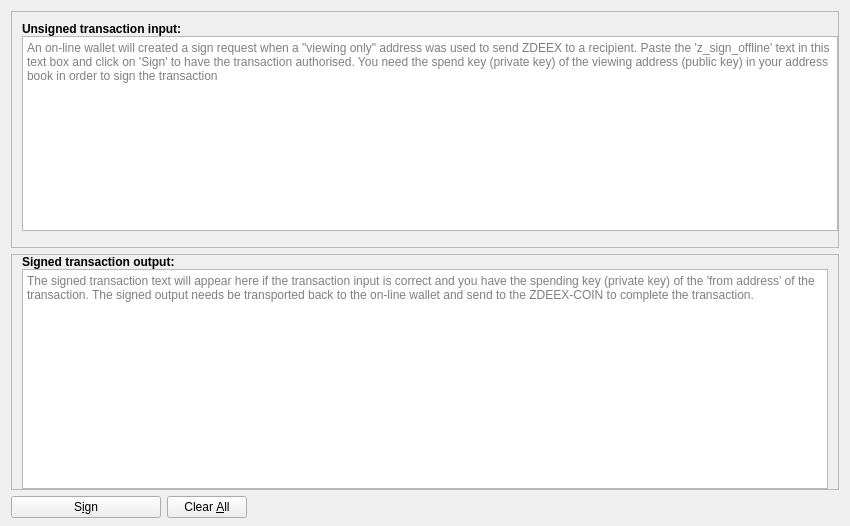
<?xml version="1.0" encoding="UTF-8"?>
<ui version="4.0">
 <class>ZSignDialog</class>
 <widget class="QDialog" name="ZSignDialog">
  <property name="enabled">
   <bool>true</bool>
  </property>
  <property name="geometry">
   <rect>
    <x>0</x>
    <y>0</y>
    <width>850</width>
    <height>526</height>
   </rect>
  </property>
  <property name="windowTitle">
   <string>Z-Send Coins</string>
  </property>
  <layout class="QVBoxLayout" name="verticalLayout" stretch="0,0,0">
   <property name="bottomMargin">
    <number>8</number>
   </property>
   <item>
    <widget class="QFrame" name="frameCoinControl">
     <property name="sizePolicy">
      <sizepolicy hsizetype="Expanding" vsizetype="Expanding">
       <horstretch>0</horstretch>
       <verstretch>0</verstretch>
      </sizepolicy>
     </property>
     <property name="maximumSize">
      <size>
       <width>16777215</width>
       <height>16777215</height>
      </size>
     </property>
     <property name="frameShape">
      <enum>QFrame::StyledPanel</enum>
     </property>
     <property name="frameShadow">
      <enum>QFrame::Sunken</enum>
     </property>
     <layout class="QVBoxLayout" name="verticalLayoutCoinControl2">
      <property name="spacing">
       <number>0</number>
      </property>
      <property name="leftMargin">
       <number>0</number>
      </property>
      <property name="topMargin">
       <number>0</number>
      </property>
      <property name="rightMargin">
       <number>0</number>
      </property>
      <property name="bottomMargin">
       <number>6</number>
      </property>
      <item>
       <layout class="QVBoxLayout" name="verticalLayoutCoinControl" stretch="0,0">
        <property name="spacing">
         <number>0</number>
        </property>
        <property name="leftMargin">
         <number>10</number>
        </property>
        <property name="topMargin">
         <number>10</number>
        </property>
        <item>
         <widget class="QLabel" name="lbInput">
          <property name="sizePolicy">
           <sizepolicy hsizetype="Preferred" vsizetype="Maximum">
            <horstretch>0</horstretch>
            <verstretch>0</verstretch>
           </sizepolicy>
          </property>
          <property name="font">
           <font>
            <weight>75</weight>
            <bold>true</bold>
           </font>
          </property>
          <property name="styleSheet">
           <string notr="true">font-weight:bold;</string>
          </property>
          <property name="text">
           <string>Unsigned transaction input:</string>
          </property>
         </widget>
        </item>
        <item>
         <layout class="QHBoxLayout" name="horizontalLayoutCoinControl1">
          <property name="rightMargin">
           <number>0</number>
          </property>
          <property name="bottomMargin">
           <number>10</number>
          </property>
          <item>
           <widget class="QTextEdit" name="teInput">
            <property name="placeholderText">
             <string>An on-line wallet will created a sign request when a &quot;viewing only&quot; address was used to send ZDEEX to a recipient. Paste the 'z_sign_offline' text in this text box and click on 'Sign' to have the transaction authorised. You need the spend key (private key) of the viewing address (public key) in your address book in order to sign the transaction</string>
            </property>
           </widget>
          </item>
         </layout>
        </item>
       </layout>
      </item>
     </layout>
    </widget>
   </item>
   <item>
    <widget class="QFrame" name="frameResult">
     <property name="enabled">
      <bool>true</bool>
     </property>
     <property name="sizePolicy">
      <sizepolicy hsizetype="Expanding" vsizetype="Expanding">
       <horstretch>0</horstretch>
       <verstretch>0</verstretch>
      </sizepolicy>
     </property>
     <property name="maximumSize">
      <size>
       <width>16777215</width>
       <height>16777215</height>
      </size>
     </property>
     <property name="frameShape">
      <enum>QFrame::StyledPanel</enum>
     </property>
     <property name="frameShadow">
      <enum>QFrame::Sunken</enum>
     </property>
     <layout class="QVBoxLayout" name="verticalLayoutResult1">
      <property name="spacing">
       <number>0</number>
      </property>
      <property name="leftMargin">
       <number>0</number>
      </property>
      <property name="topMargin">
       <number>0</number>
      </property>
      <property name="rightMargin">
       <number>0</number>
      </property>
      <property name="bottomMargin">
       <number>0</number>
      </property>
      <item>
       <layout class="QVBoxLayout" name="verticalLayoutResult2" stretch="0,0">
        <property name="spacing">
         <number>0</number>
        </property>
        <property name="leftMargin">
         <number>10</number>
        </property>
        <property name="topMargin">
         <number>0</number>
        </property>
        <property name="rightMargin">
         <number>10</number>
        </property>
        <item>
         <widget class="QLabel" name="lbResult">
          <property name="font">
           <font>
            <weight>75</weight>
            <bold>true</bold>
           </font>
          </property>
          <property name="text">
           <string>Signed transaction output:</string>
          </property>
         </widget>
        </item>
        <item>
         <widget class="QTextEdit" name="teResult">
          <property name="readOnly">
           <bool>true</bool>
          </property>
          <property name="placeholderText">
           <string>The signed transaction text will appear here if the transaction input is correct and you have the spending key (private key) of the 'from address' of the transaction. The signed output needs be transported back to the on-line wallet and send to the ZDEEX-COIN to complete the transaction.</string>
          </property>
         </widget>
        </item>
       </layout>
      </item>
     </layout>
    </widget>
   </item>
   <item>
    <layout class="QHBoxLayout" name="horizontalLayout">
     <item>
      <widget class="QPushButton" name="signButton">
       <property name="minimumSize">
        <size>
         <width>150</width>
         <height>0</height>
        </size>
       </property>
       <property name="toolTip">
        <string>Sign (authorise) the transaction</string>
       </property>
       <property name="text">
        <string>S&amp;ign</string>
       </property>
       <property name="icon">
        <iconset resource="../komodo.qrc">
         <normaloff>:/icons/send</normaloff>:/icons/send</iconset>
       </property>
       <property name="autoDefault">
        <bool>false</bool>
       </property>
       <property name="default">
        <bool>false</bool>
       </property>
      </widget>
     </item>
     <item>
      <widget class="QPushButton" name="clearButton">
       <property name="sizePolicy">
        <sizepolicy hsizetype="Minimum" vsizetype="Fixed">
         <horstretch>0</horstretch>
         <verstretch>0</verstretch>
        </sizepolicy>
       </property>
       <property name="toolTip">
        <string>Clear all fields of the form.</string>
       </property>
       <property name="text">
        <string>Clear &amp;All</string>
       </property>
       <property name="icon">
        <iconset resource="../komodo.qrc">
         <normaloff>:/icons/remove</normaloff>:/icons/remove</iconset>
       </property>
       <property name="autoDefault">
        <bool>false</bool>
       </property>
      </widget>
     </item>
     <item>
      <spacer name="horizontalSpacer">
       <property name="orientation">
        <enum>Qt::Horizontal</enum>
       </property>
       <property name="sizeHint" stdset="0">
        <size>
         <width>40</width>
         <height>20</height>
        </size>
       </property>
      </spacer>
     </item>
     <item>
      <layout class="QHBoxLayout" name="horizontalLayout_2">
       <property name="spacing">
        <number>3</number>
       </property>
      </layout>
     </item>
    </layout>
   </item>
  </layout>
 </widget>
 <resources>
  <include location="../komodo.qrc"/>
 </resources>
 <connections/>
</ui>
